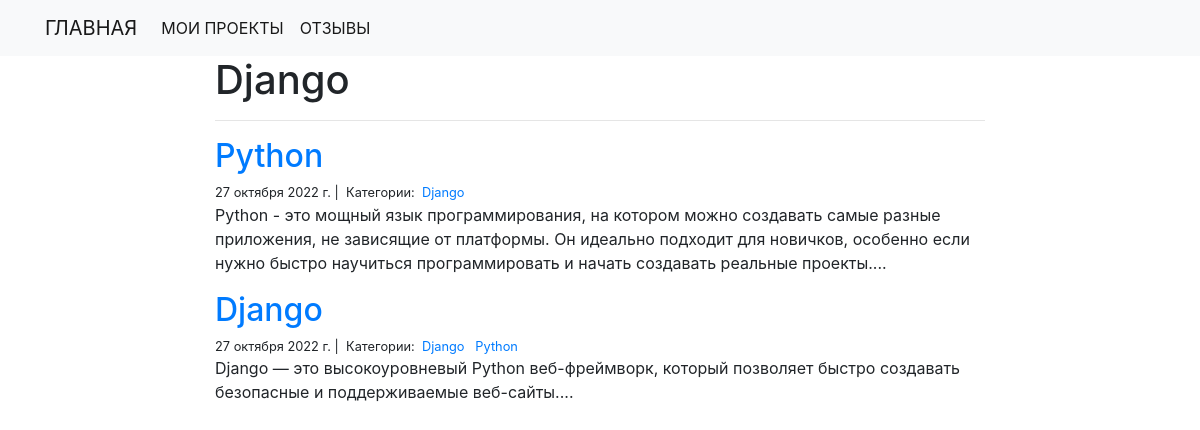
Screenshot of /blog/Django/ with the database file from the repository.
### blog/models.py (models this page shows)
class Post(models.Model):
    title = models.CharField(max_length=50)
    body = models.TextField()
    created_on = models.DateTimeField(auto_now_add=True)
    last_modified = models.DateTimeField(auto_now=True)
    categories = models.ManyToManyField('Category',related_name='posts')

class Category(models.Model):
    name = models.CharField(max_length=50)

### blog/views.py (the view)
# urls.py: path('<category>/',views.blog_category, name='blog_category')
def blog_category(request,category):
    posts = Post.objects.filter(
        categories__name__contains=category
                                ).order_by('-created_on')
    context = {
        'category':category,
        'posts':posts
    }
    return render(request,'blog_category.html',context)

### blog/templates/blog_category.html
{% extends "base.html" %}
{% block page_content %}
<div class="col-md-8 offset-md-2">
    <h1>{{ category | title }}</h1>
    <hr>
    {% for post in posts %}
        <h2><a href="{% url 'blog_detail' post.pk%}">{{ post.title }}</a></h2>
        <small>
            {{ post.created_on.date }} |&nbsp;
            Категории:&nbsp;
            {% for category in post.categories.all %}
            <a href="{% url 'blog_category' category.name%}">
                {{ category.name }}
            </a>&nbsp;
            {% endfor %}
        </small>
        <p>{{ post.body | slice:":400" }}...</p>
    {% endfor %}
</div>
{% endblock %}

### rows the page displays
Post: title "Python", created_on "27 октября 2022 г.", body "Python - это мощный язык программирования, на котором можно создавать самые разные приложения, не зависящие от платформы. Он идеально подходит для новичков, особенно если нужно быстро научиться программировать и начать создавать реальные проекты."
Category: name "Django"
Post: title "Django", created_on "27 октября 2022 г.", body "Django — это высокоуровневый Python веб-фреймворк, который позволяет быстро создавать безопасные и поддерживаемые веб-сайты."
Category: name "Python"

### other values shown
{{ category | title }} "Django"
